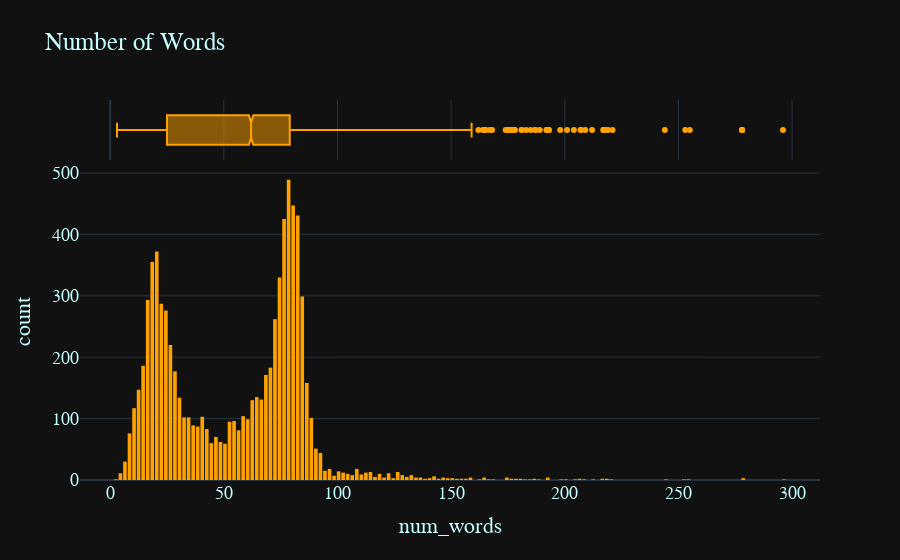

Write notebook code for a chart like this one.
### Code cell
fig = px.histogram(
    train,
    x=train["num_words"],
    marginal="box",
    title="Number of Words",
    color_discrete_sequence=["#FFA200"]
)
fig.update_layout(bargap=0.2)
fig.update_layout(template="plotly_dark", font=dict(
    family="PT Sans", size=18, color="#C4FEFF"))
fig.show()

### Figure 1 — Plotly figure (JSON) as saved in the notebook; plotly's stock layout.template omitted (floating-point values rounded to 4 significant figures; data arrays with more than 128 entries replaced by an {"elided": "..."} marker saying what was removed)
{"data": [{"alignmentgroup": "True", "bingroup": "x", "hovertemplate": "num_words=%{x}<br>count=%{y}<extra></extra>", "legendgroup": "", "marker": {"color": "#FFA200", "pattern": {"shape": ""}}, "name": "", "offsetgroup": "", "orientation": "v", "showlegend": false, "type": "histogram", "x": {"elided": "8050 int values"}, "xaxis": "x", "yaxis": "y"}, {"alignmentgroup": "True", "hovertemplate": "num_words=%{x}<extra></extra>", "legendgroup": "", "marker": {"color": "#FFA200"}, "name": "", "notched": true, "offsetgroup": "", "showlegend": false, "type": "box", "x": {"elided": "8050 int values"}, "xaxis": "x2", "yaxis": "y2"}], "layout": {"bargap": 0.2, "barmode": "relative", "font": {"color": "#C4FEFF", "family": "PT Sans", "size": 18}, "legend": {"tracegroupgap": 0}, "title": {"text": "Number of Words"}, "xaxis": {"anchor": "y", "domain": [0, 1], "title": {"text": "num_words"}}, "xaxis2": {"anchor": "y2", "domain": [0, 1], "matches": "x", "showgrid": true, "showticklabels": false}, "yaxis": {"anchor": "x", "domain": [0, 0.8316], "title": {"text": "count"}}, "yaxis2": {"anchor": "x2", "domain": [0.8416, 1], "matches": "y2", "showgrid": false, "showline": false, "showticklabels": false, "ticks": ""}}}
